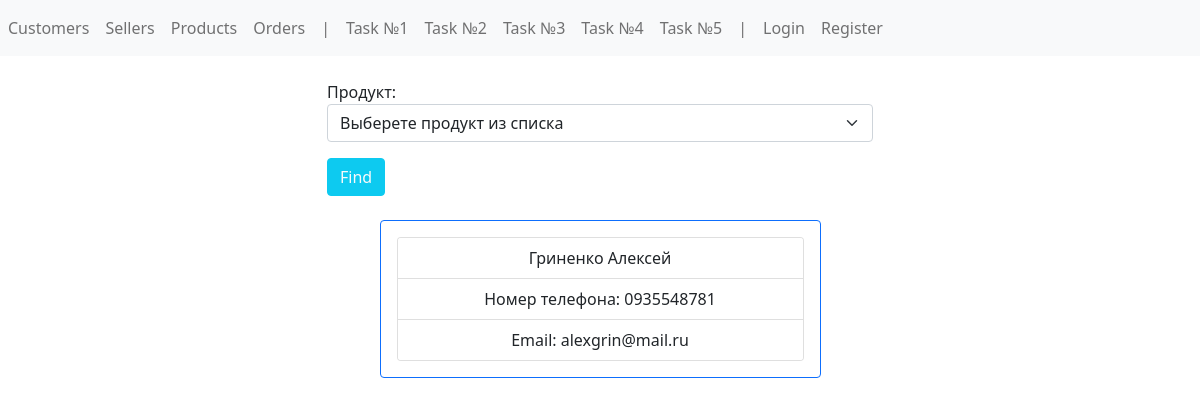
The page /find_4 on the database its author committed.
### config/models.py (models this page shows, shortened)
class Customer(models.Model):
    first_name = models.CharField(max_length=64, blank=False, verbose_name='Имя')
    last_name = models.CharField(max_length=64, blank=False, verbose_name='Фамилия')
    email = models.EmailField(max_length=64, blank=True, null=True, verbose_name='Почта')
    phone = models.CharField(max_length=32, blank=False, verbose_name='Телефон')
    class Meta:
        verbose_name = 'Покупатель'
        verbose_name_plural = 'Покупатели'

### config/views.py (the view)
# urls.py: path('find_4', find_4, name="find_4"),
def find_4(request):
    form = Find3Form()
    customer_list = Customer.objects.filter(order__product__pk=request.POST.get('product'))
    customer_list = no_duplicate(customer_list)
    return render(request, 'find_4.html', {'form': form, 'customer_list': customer_list})

### config/forms.py
class Find3Form(forms.ModelForm):
    def __init__(self, *args, **kwargs):
        super().__init__(*args, **kwargs)
        self.fields['product'].empty_label = 'Выберете продукт из списка'
    class Meta:
        model = Order
        fields = ['product']
        widgets = {
            'product': forms.Select(
                attrs={
                    'class': 'form-select',
                }
            )
        }

### config/models.py (called while the page is built)
    def __str__(self):
        return f"{self.name}"

### config/views.py (called while the page is built)
def no_duplicate(qs_obj):
    result = []
    obj = []
    for i in qs_obj:
        if i.pk not in obj:
            obj.append(i.pk)
            result.append(i)
    return result

### templates/find_4.html (shortened to what this page needs)
{% extends 'base.html' %}
{% block content %}
<div class="container mt-4">
    <div class="row">
        <div class="col-md-6 offset-md-3">
            <form method="post">
                {{ form.as_p }}
                <button class="btn btn-info text-light">Find</button>
            </form>
        </div>
    </div>
</div>
<div align="center" class="container">
    <div class="row mx-auto">
        {% for c in customer_list %}
            <div class="col-md-5 mt-4 mx-auto">
                <div class="card border-primary mb-3">
                    <div class="card-body">
                        <div align="center" class="card">
                            <ul class="list-group list-group-flush">
                                <li class="list-group-item">{{ c.last_name }} {{ c.first_name }}</li>
                                <li class="list-group-item">Номер телефона: {{ c.phone }}</li>
                                <li class="list-group-item">Email: {{ c.email }}</li>
                            </ul>
                        </div>
                    </div>
                </div>
            </div>
        {% endfor %}
    </div>
</div>
{% endblock %}

### rows shown on the page
Customer: last_name "Гриненко", first_name "Алексей", phone "0935548781", email "alexgrin@mail.ru"
